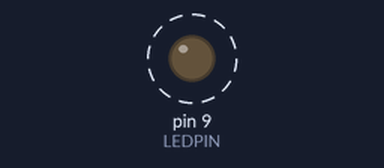
Recording of a sketch running on a simulated Arduino Uno, built with avr-gcc and run on an emulated ATmega328P. Parts: output pins drawn as LEDs (lit = HIGH). Dashed ring = blinking.

Above: at 0.5 s.
Timing chart, 0 to 4.6 s (numbered marks = the images above):
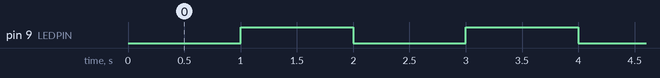

Measured:
- by itself, pin 9 (LEDPIN): alternates HIGH for 1.0 s and LOW for 1.0 s

The sketch:

blink_led_without_delay.ino
```cpp
const int LEDPIN = 9;
const long INTERVAL = 1000;

int ledState = 0;
unsigned long previousMills = 0;

void setup() {
  // put your setup code here, to run once:
  pinMode(LEDPIN, OUTPUT);
}

void loop() {
  // put your main code here, to run repeatedly:
  unsigned long currentMills = millis();

  if(currentMills - previousMills >= INTERVAL) {
    previousMills = currentMills;

    ledState = !ledState;

    digitalWrite(LEDPIN, ledState);
  }
}
```
